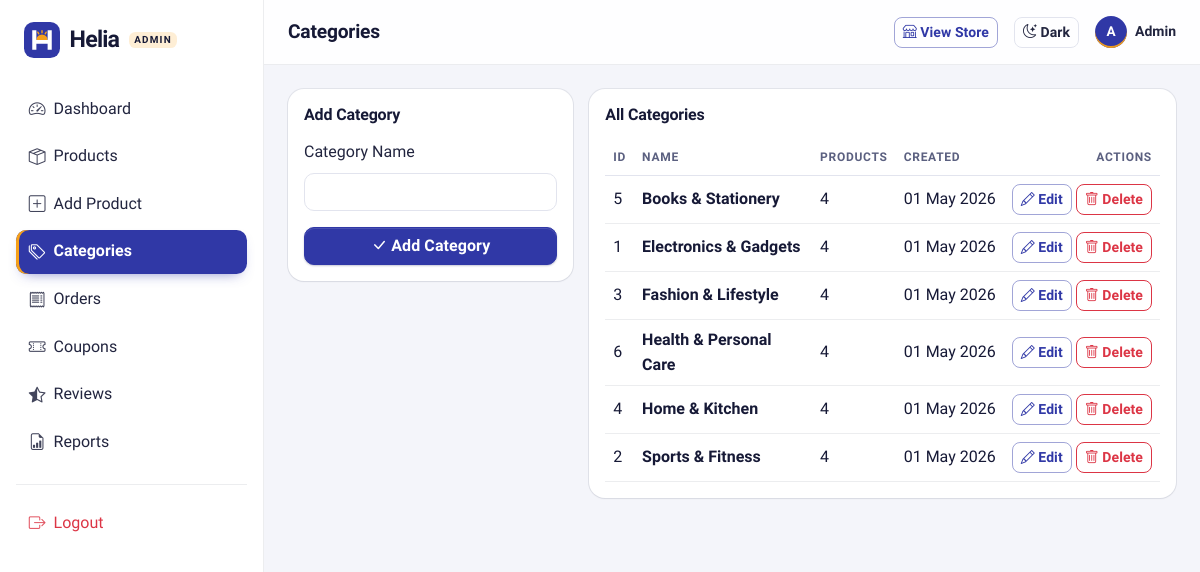
The app's page /admin/categories.php (signed in) with its own data.
### tables this page shows
CREATE TABLE `categories` (
  `id` int(11) NOT NULL,
  `name` varchar(100) NOT NULL,
  `created_at` timestamp NOT NULL DEFAULT current_timestamp()
);

### config/db.php (called while the page is built, shortened)
<?php
function e($value)
{
    return htmlspecialchars((string) $value, ENT_QUOTES, 'UTF-8');
}

### admin/categories.php (the view, shortened to what this page needs)
<?php
require_once '../config/db.php';
$editId = '';
$formName = '';
$categories = $pdo->query('
    SELECT categories.id, categories.name, categories.created_at, COUNT(products.id) AS product_count
    FROM categories
    LEFT JOIN products ON products.category_id = categories.id
    GROUP BY categories.id, categories.name, categories.created_at
    ORDER BY categories.name
')->fetchAll();
require_once 'includes/header.php';
?>
<div class="row g-3">
    <div class="col-lg-4">
        <div class="card border-0 shadow-sm">
            <div class="card-body">
                <h2 class="h6 fw-semibold mb-3"><?= $editId === '' ? 'Add Category' : 'Edit Category' ?></h2>
                <form method="post" action="categories.php">
                    <div class="mb-3">
                        <label for="name" class="form-label">Category Name</label>
                        <input type="text" class="form-control" id="name" name="name" maxlength="100" value="<?= e($formName) ?>" required>
                    </div>
                    <div class="d-flex gap-2">
                        <button type="submit" class="btn btn-primary flex-grow-1">
                            <i class="bi bi-check-lg"></i> <?= $editId === '' ? 'Add Category' : 'Update Category' ?>
                        </button>
                    </div>
                </form>
            </div>
        </div>
    </div>
    <div class="col-lg-8">
        <div class="card border-0 shadow-sm">
            <div class="card-body">
                <h2 class="h6 fw-semibold mb-3">All Categories</h2>
                <div class="table-responsive">
                    <table class="table table-hover align-middle mb-0">
                        <thead>
                            <tr>
                                <th>ID</th>
                                <th>Name</th>
                                <th>Products</th>
                                <th>Created</th>
                                <th class="text-end">Actions</th>
                            </tr>
                        </thead>
                        <tbody>
                            <?php foreach ($categories as $category): ?>
                                <tr class="<?= $editId == $category['id'] ? 'table-active' : '' ?>">
                                    <td><?= $category['id'] ?></td>
                                    <td class="fw-semibold"><?= e($category['name']) ?></td>
                                    <td><?= $category['product_count'] ?></td>
                                    <td class="text-nowrap"><?= date('d M Y', strtotime($category['created_at'])) ?></td>
                                    <td class="text-end text-nowrap">
                                        <a href="categories.php?edit=<?= $category['id'] ?>" class="btn btn-sm btn-outline-primary">
                                            <i class="bi bi-pencil"></i> Edit
                                        </a>
                                        <form method="post" action="categories.php" class="d-inline" onsubmit="return confirm('Delete this category? Its products will become Uncategorized.');">
                                            <button type="submit" class="btn btn-sm btn-outline-danger">
                                                <i class="bi bi-trash"></i> Delete
                                            </button>
                                        </form>
                                    </td>
                                </tr>
                            <?php endforeach; ?>
                        </tbody>
                    </table>
                </div>
            </div>
        </div>
    </div>
</div>
<?php require_once 'includes/footer.php'; ?>

### assets/css/theme.css (style rules this page uses)
:root, [data-bs-theme=light] { --helia-neel: #3038a6; --helia-neel-rgb: 48, 56, 166; --helia-neel-hover: #262c8c; --helia-neel-deep: #1b1f5c; --helia-neel-deep-rgb: 27, 31, 92; --helia-marigold: #f6a019; --helia-marigold-rgb: 246, 160, 25; --helia-marigold-ink: #3d2500; --helia-canvas: #f4f5fa; --helia-line: rgba(22, 25, 54, 0.08); --helia-line-strong: rgba(22, 25, 54, 0.14); --helia-shadow-sm: 0 0 0 1px var(--helia-line), 0 1px 2px rgba(22, 25, 54, 0.05); --helia-shadow-md: 0 0 0 1px var(--helia-line), 0 8px 20px -10px rgba(22, 25, 54, 0.18); --helia-shadow-lg: 0 0 0 1px var(--helia-line-strong), 0 22px 40px -18px rgba(27, 31, 92, 0.32); --helia-display: 'Anek Bangla', 'Hind Siliguri', system-ui, -apple-system, 'Segoe UI', Roboto, Arial, sans-serif; --helia-mark-tile: #3038a6; --helia-mark-glyph: #ffffff; --helia-mark-sun: #f6a019; --cat-electronics: #3b5bdb; --cat-sports: #2b8a3e; --cat-fashion: #c2255c; --cat-home: #d9480f; --cat-books: #0b7285; --cat-health: #6741d9; --cat-all: #3038a6; --cat-default: #5b6080; --bs-body-font-family: 'Hind Siliguri', system-ui, -apple-system, 'Segoe UI', Roboto, 'Helvetica Neue', Arial, sans-serif; --bs-body-line-height: 1.55; --bs-body-color: #22253f; --bs-body-color-rgb: 34, 37, 63; --bs-emphasis-color: #161936; --bs-emphasis-color-rgb: 22, 25, 54; --bs-secondary-color: #5b6080; --bs-secondary-color-rgb: 91, 96, 128; --bs-tertiary-color: rgba(91, 96, 128, 0.72); --bs-tertiary-color-rgb: 91, 96, 128; --bs-secondary-bg: #ebedf5; --bs-secondary-bg-rgb: 235, 237, 245; --bs-tertiary-bg: #f4f5fa; --bs-tertiary-bg-rgb: 244, 245, 250; --bs-border-color: #e2e4ee; --bs-border-color-translucent: rgba(22, 25, 54, 0.1); --bs-primary: #3038a6; --bs-primary-rgb: 48, 56, 166; --bs-primary-text-emphasis: #1f2470; --bs-primary-bg-subtle: #e6e8f8; --bs-primary-border-subtle: #c3c7ee; --bs-link-color: #3038a6; --bs-link-color-rgb: 48, 56, 166; --bs-link-hover-color: #262c8c; --bs-link-hover-color-rgb: 38, 44, 140; --bs-focus-ring-color: rgba(48, 56, 166, 0.25); --bs-border-radius: 0.625rem; --bs-border-radius-sm: 0.5rem; --bs-border-radius-lg: 0.875rem; --bs-border-radius-xl: 1.25rem; }
body { font-feature-settings: 'kern' 1; -webkit-font-smoothing: antialiased; -moz-osx-font-smoothing: grayscale; text-rendering: optimizeLegibility; }
h1, h2, h3, h4, h5, h6, .h1, .h2, .h3, .h4, .h5, .h6, .display-5, .display-6 { font-family: var(--helia-display); color: var(--bs-emphasis-color); letter-spacing: -0.01em; }
.display-5, .display-6, .h1, h1, .h2, h2, .h3, h3 { font-weight: 700; }
a, .btn, .form-control, .form-select { transition: color 0.15s ease, background-color 0.15s ease, border-color 0.15s ease, box-shadow 0.15s ease; }
.btn { --bs-btn-font-weight: 600; letter-spacing: 0.005em; }
.btn-primary { --bs-btn-color: #fff; --bs-btn-bg: var(--helia-neel); --bs-btn-border-color: var(--helia-neel); --bs-btn-hover-color: #fff; --bs-btn-hover-bg: var(--helia-neel-hover); --bs-btn-hover-border-color: var(--helia-neel-hover); --bs-btn-focus-shadow-rgb: var(--helia-neel-rgb); --bs-btn-active-color: #fff; --bs-btn-active-bg: var(--helia-neel-hover); --bs-btn-active-border-color: var(--helia-neel-hover); --bs-btn-disabled-color: #fff; --bs-btn-disabled-bg: var(--helia-neel); --bs-btn-disabled-border-color: var(--helia-neel); box-shadow: 0 1px 0 rgba(255, 255, 255, 0.12) inset, 0 1px 2px rgba(var(--helia-neel-deep-rgb), 0.25); }
.btn-outline-primary { --bs-btn-color: var(--bs-primary); --bs-btn-border-color: rgba(var(--bs-primary-rgb), 0.45); --bs-btn-hover-color: #fff; --bs-btn-hover-bg: var(--helia-neel); --bs-btn-hover-border-color: var(--helia-neel); --bs-btn-focus-shadow-rgb: var(--helia-neel-rgb); --bs-btn-active-color: #fff; --bs-btn-active-bg: var(--helia-neel-hover); --bs-btn-active-border-color: var(--helia-neel-hover); --bs-btn-disabled-color: var(--bs-primary); --bs-btn-disabled-border-color: rgba(var(--bs-primary-rgb), 0.45); }
.form-control, .form-select { border-color: var(--bs-border-color); }
.card { --bs-card-border-radius: 1rem; --bs-card-inner-border-radius: calc(1rem - 1px); --bs-card-border-color: var(--helia-line); }
.shadow-sm { box-shadow: var(--helia-shadow-sm) !important; }
.table { --bs-table-border-color: var(--helia-line); }
.table > thead th { font-size: 0.75rem; font-weight: 600; text-transform: uppercase; letter-spacing: 0.06em; color: var(--bs-secondary-color); border-bottom-color: var(--bs-border-color); white-space: nowrap; }

### records on screen
categories: id "5", name "Books & Stationery", product_count "4", created_at "01 May 2026"
categories: id "1", name "Electronics & Gadgets", product_count "4", created_at "01 May 2026"
categories: id "3", name "Fashion & Lifestyle", product_count "4", created_at "01 May 2026"
categories: id "6", name "Health & Personal Care", product_count "4", created_at "01 May 2026"
categories: id "4", name "Home & Kitchen", product_count "4", created_at "01 May 2026"
categories: id "2", name "Sports & Fitness", product_count "4", created_at "01 May 2026"

### other values on screen
$tag "ADMIN"
$item[0] "Dashboard"
$item[0] "Products"
$item[0] "Add Product"
$item[0] "Categories"
$item[0] "Orders"
$item[0] "Coupons"
$item[0] "Reviews"
$item[0] "Reports"
$pageTitle "Categories"
substr($_SESSION['admin_name'], 0, 1) "A"
$_SESSION['admin_name'] "Admin"
